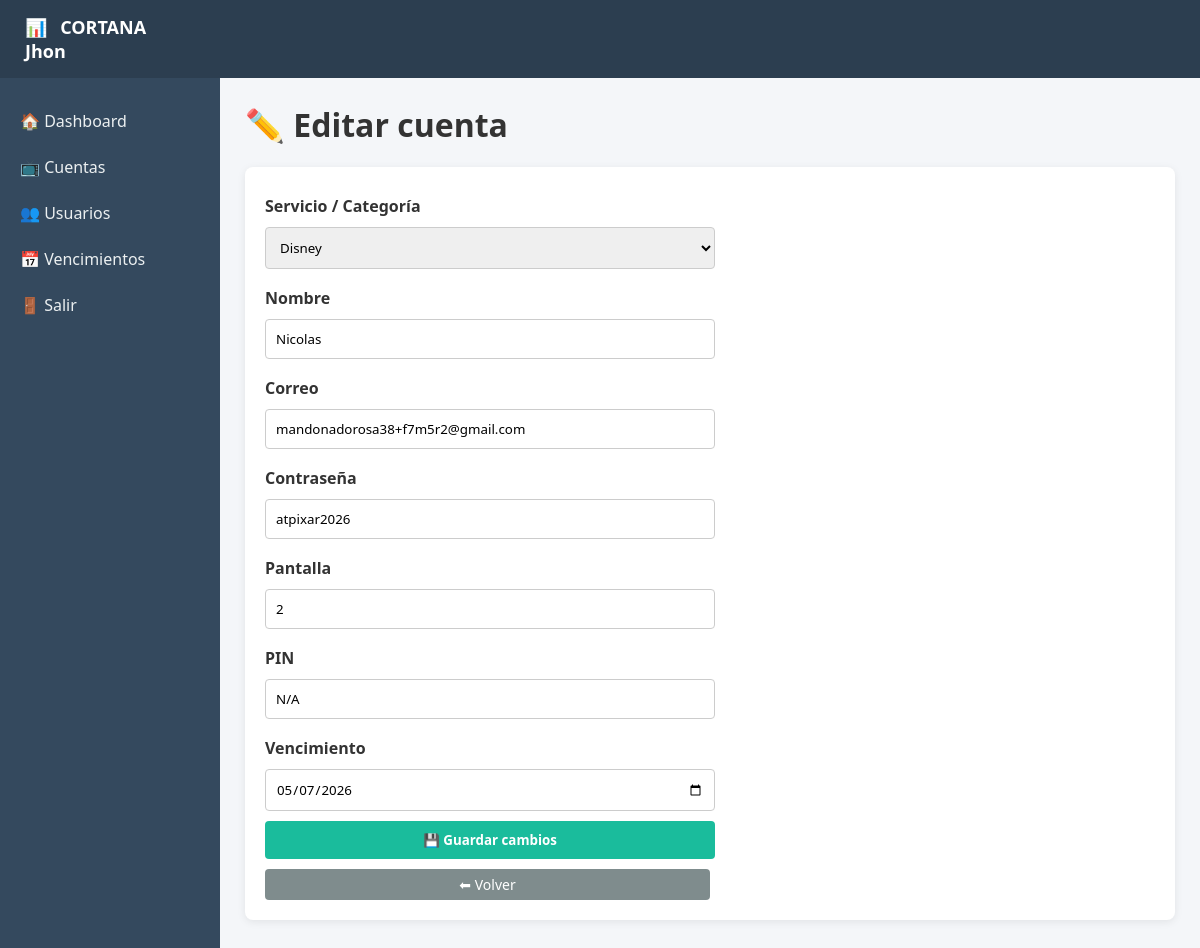
/cuentas/editar/41 (signed in), run on the app's committed database.
### tables this page shows
CREATE TABLE cuentas (
    id INTEGER PRIMARY KEY AUTOINCREMENT,
    nombre TEXT,
    correo TEXT,
    password TEXT,
    pantalla TEXT,
    pin TEXT,
    vencimiento TEXT,
    categoria TEXT
, usuario_id INTEGER);

### web/main.py (the view)
@app.get("/cuentas/editar/{cuenta_id}", response_class=HTMLResponse)
def editar_cuenta_form(request: Request, cuenta_id: int):
    if not require_admin(request):
        return RedirectResponse("/login", status_code=302)
    conn = db_connect()
    cur = conn.cursor()
    cur.execute("""
        SELECT id, categoria, nombre, correo, password, pantalla, pin, vencimiento
        FROM cuentas
        WHERE id = ?
    """, (cuenta_id,))
    cuenta = cur.fetchone()
    conn.close()
    if not cuenta:
        return RedirectResponse("/cuentas", status_code=302)
    return templates.TemplateResponse(
        request,
        "editar_cuenta.html",
        {
            "request": request,
            "title": "Editar cuenta",
            "cuenta": cuenta,
        }
    )

### web/templates/editar_cuenta.html (shortened to what this page needs)
{% extends "layout.html" %}
{% block content %}
<h1>✏️ Editar cuenta</h1>
<div class="card form-card">
    <form method="post" class="formulario formulario-columna">
        <label>Servicio / Categoría</label>
        <select name="categoria" required>
            <option value="Disney" {% if cuenta[1] == "Disney" %}selected{% endif %}>Disney</option>
        </select>
        <label>Nombre</label>
        <input type="text" name="nombre" value="{{ cuenta[2] }}" required>
        <label>Correo</label>
        <input type="text" name="correo" value="{{ cuenta[3] }}" required>
        <label>Contraseña</label>
        <input type="text" name="password" value="{{ cuenta[4] }}" required>
        <label>Pantalla</label>
        <input type="text" name="pantalla" value="{{ cuenta[5] }}" required>
        <label>PIN</label>
        <input type="text" name="pin" value="{{ cuenta[6] }}" required>
        <label>Vencimiento</label>
        <input type="date" name="vencimiento" value="{{ cuenta[7] }}">
        <button type="submit">💾 Guardar cambios</button>
        <a class="btn cancelar" href="/cuentas">⬅ Volver</a>
    </form>
</div>
{% endblock %}

### web/templates/static/styles.css (style rules this page uses)
* { box-sizing: border-box; font-family: "Segoe UI", Arial, sans-serif; }
body { margin: 0; background: #f4f6f9; color: #333; }
.content h1 { margin-top: 0; }
.card { background: #fff; border-radius: 8px; padding: 20px; box-shadow: 0 2px 8px rgba(0,0,0,0.08); }
.btn { padding: 6px 10px; border-radius: 4px; text-decoration: none; margin-right: 5px; font-size: 14px; }
.form-card { margin-bottom: 25px; }
.formulario { display: flex; gap: 10px; flex-wrap: wrap; }
.formulario input, .formulario select { padding: 10px; border: 1px solid #ccc; border-radius: 4px; min-width: 180px; }
.formulario button { padding: 10px 16px; background: #1abc9c; color: white; border: none; border-radius: 4px; font-weight: bold; cursor: pointer; }
.btn.cancelar { display: inline-block; background: #7f8c8d; color: white; text-align: center; }
.formulario-columna { flex-direction: column; max-width: 450px; }
.formulario-columna label { font-weight: bold; margin-top: 8px; }
.formulario-columna input, .formulario-columna select { width: 100%; }

### data on the page
cuentas: categoria "Disney", nombre "Nicolas", correo "mandonadorosa38+f7m5r2@gmail.com", password "atpixar2026", pantalla "2", pin "N/A", vencimiento "05/07/2026"

### other printed values
{{ request.session.username }} "Jhon"
